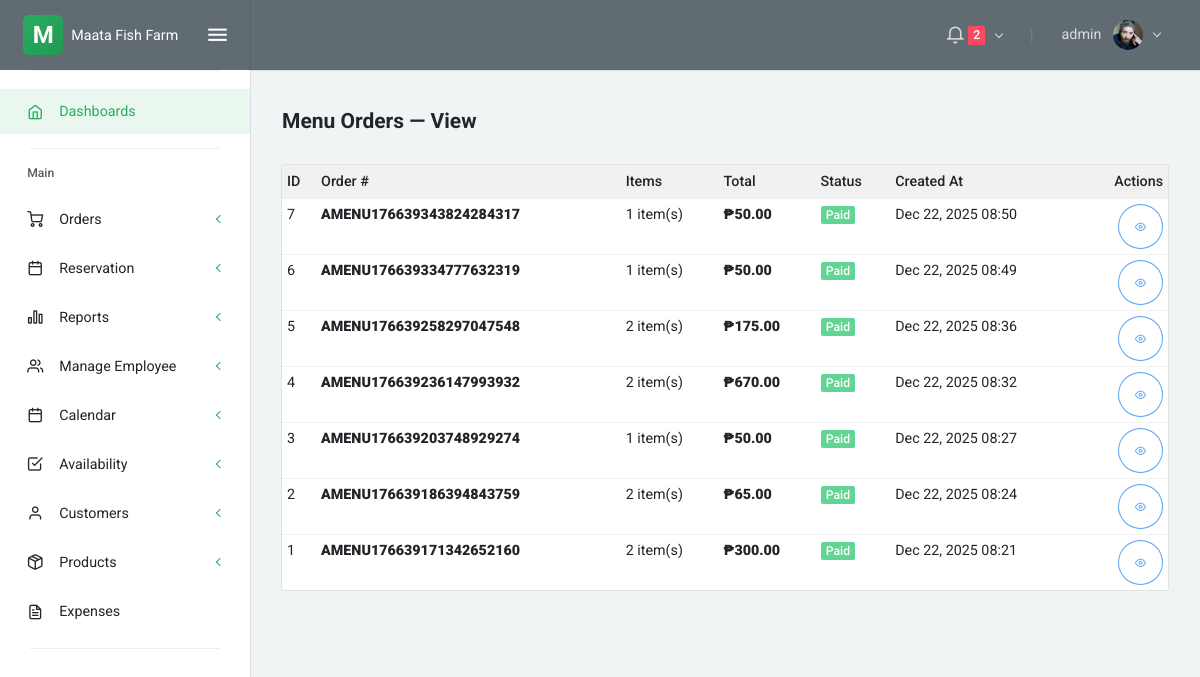
/menu_orders_view.php (signed in), run on an earlier commit of the app's database.
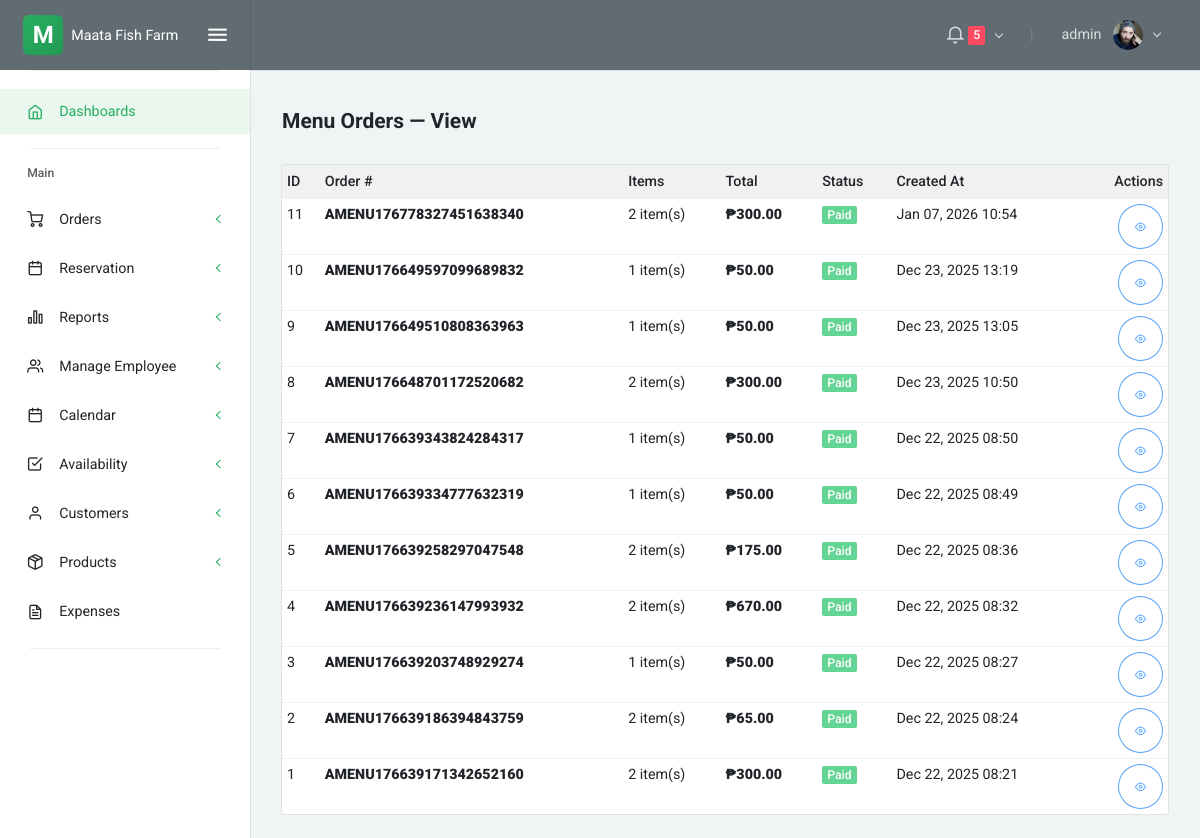
And on a later commit of the database.
### tables this page shows
CREATE TABLE `users` (
  `id` int(11) NOT NULL,
  `username` varchar(50) NOT NULL,
  `email` varchar(100) NOT NULL,
  `password` varchar(255) NOT NULL,
  `full_name` varchar(100) DEFAULT NULL,
  `role` enum('admin','staff','manager') DEFAULT 'staff',
  `status` enum('active','inactive') DEFAULT 'active',
  `created_at` timestamp NOT NULL DEFAULT current_timestamp(),
  `updated_at` timestamp NOT NULL DEFAULT current_timestamp() ON UPDATE current_timestamp()
);

CREATE TABLE `menu_orders` (
  `id` int(11) NOT NULL,
  `order_number` varchar(40) NOT NULL,
  `admin_id` int(11) DEFAULT NULL,
  `total_amount` decimal(10,2) NOT NULL DEFAULT 0.00,
  `status` enum('pending','confirmed','paid','cancelled') NOT NULL DEFAULT 'pending',
  `notes` text DEFAULT NULL,
  `created_at` timestamp NOT NULL DEFAULT current_timestamp(),
  `updated_at` timestamp NOT NULL DEFAULT current_timestamp() ON UPDATE current_timestamp()
);

### menu_orders_view.php (the view, shortened to what this page needs)
<?php include 'partials/head.php'; ?>
<?php include 'partials/sidenav.php'; ?>
<?php include 'partials/navbar.php'; ?>
<div class="layout-content">
    <div class="container-fluid flex-grow-1 container-p-y">
        <h4 class="font-weight-bold py-3 mb-0">Menu Orders — View</h4>
        <div class="card mt-3">
            <div class="table-responsive">
                <table id="menuOrdersTable" class="table table-sm mb-0">
                    <thead class="bg-light">
                        <tr>
                            <th>ID</th>
                            <th>Order #</th>
                            <th>Items</th>
                            <th>Total</th>
                            <th>Status</th>
                            <th>Created At</th>
                            <th class="text-right">Actions</th>
                        </tr>
                    </thead>
                    <tbody>
                        <?php
                        require __DIR__ . '/config/db.php';
                        $rows = [];
                        $stmt = $conn->prepare('SELECT mo.id, mo.order_number, mo.admin_id, mo.total_amount, mo.status, mo.created_at, s.first_name AS admin_first, s.last_name AS admin_last FROM menu_orders mo LEFT JOIN staff s ON mo.admin_id = s.user_id ORDER BY mo.id DESC');
                        if ($stmt) {
                            $stmt->execute();
                            $res = $stmt->get_result();
                            while ($r = $res->fetch_assoc()) $rows[] = $r;
                        }
                        if (empty($rows)) {
                            echo '<tr>';
                            echo '<td class="text-center text-muted py-4" colspan="7">No menu orders found.</td>';
                            echo '</tr>';
                        } else {
                            foreach ($rows as $r):
                                $itemStmt = $conn->prepare('SELECT COUNT(*) as cnt FROM menu_order_items WHERE menu_order_id = ?');
                                $cnt = 0;
                                if ($itemStmt) {
                                    $itemStmt->bind_param('i', $r['id']);
                                    $itemStmt->execute();
                                    $cres = $itemStmt->get_result();
                                    if ($cres && $crow = $cres->fetch_assoc()) $cnt = $crow['cnt'];
                                }
                                $statusClass = 'badge-secondary';
                                $status = strtolower($r['status']);
                                if ($status === 'paid') $statusClass = 'badge-success';
                                elseif ($status === 'pending') $statusClass = 'badge-warning';
                                elseif ($status === 'unpaid') $statusClass = 'badge-danger';
                                elseif ($status === 'cancelled') $statusClass = 'badge-dark';
                        ?>
                        <tr>
                            <td><?php echo (int)$r['id']; ?></td>
                            <td><strong><?php echo htmlspecialchars($r['order_number']); ?></strong></td>
                            <td><?php echo (int)$cnt; ?> item(s)</td>
                            <td><strong>₱<?php echo number_format($r['total_amount'],2); ?></strong></td>
                            <td><span class="badge <?php echo $statusClass; ?>"><?php echo htmlspecialchars(ucfirst($r['status'])); ?></span></td>
                            <td><?php echo htmlspecialchars(date('M d, Y H:i', strtotime($r['created_at']))); ?></td>
                            <td class="text-right">
                                <button class="btn btn-sm btn-icon btn-outline-info view-menu-order" data-id="<?php echo (int)$r['id']; ?>" title="View"><i class="feather icon-eye"></i></button>
                            </td>
                        </tr>
                        <?php endforeach; } ?>
                    </tbody>
                </table>
            </div>
        </div>
    </div>
</div>
<?php include 'partials/footer.php'; ?>
<link rel="stylesheet" href="https://cdn.datatables.net/1.13.6/css/jquery.dataTables.min.css">

### partials/head.php (shortened to what this page needs)
<!DOCTYPE html>
<html lang="en" class="material-style layout-fixed">
<head>
    <link rel="stylesheet" href="assets/fonts/fontawesome.css">
    <link rel="stylesheet" href="assets/fonts/ionicons.css">
    <link rel="stylesheet" href="assets/fonts/linearicons.css">
    <link rel="stylesheet" href="assets/fonts/open-iconic.css">
    <link rel="stylesheet" href="assets/fonts/pe-icon-7-stroke.css">
    <link rel="stylesheet" href="assets/fonts/feather.css">
    <link rel="stylesheet" href="assets/css/bootstrap-material.css">
    <link rel="stylesheet" href="assets/css/shreerang-material.css">
    <link rel="stylesheet" href="assets/css/uikit.css">
    <link rel="stylesheet" href="assets/libs/perfect-scrollbar/perfect-scrollbar.css">
    <link rel="stylesheet" href="assets/libs/flot/flot.css">
</head>
<body>
    <div class="layout-wrapper layout-2">
        <div class="layout-inner">

### partials/sidenav.php
<div id="layout-sidenav" class="layout-sidenav sidenav sidenav-vertical bg-white logo-dark">
    <div class="app-brand demo">
        <span class="app-brand-logo demo" style="display: flex; align-items: center; justify-content: center; width: 40px; height: 40px; background: linear-gradient(135deg, #27ae60 0%, #229954 100%); border-radius: 6px; color: white; font-weight: bold; font-size: 24px;">
            M
        </span>
        <a href="index.php" class="app-brand-text demo sidenav-text font-weight-normal ml-2">Maata Fish Farm</a>
        <a href="javascript:" class="layout-sidenav-toggle sidenav-link text-large ml-auto">
            <i class="ion ion-md-menu align-middle"></i>
        </a>
    </div>
    <div class="sidenav-divider mt-0"></div>
    <?php include 'partials/navigation.php'; ?>
</div>

### partials/navigation.php (shortened to what this page needs)
<?php
$role = $_SESSION['role'] ?? '';
?>
<ul class="sidenav-inner py-1">
    <li class="sidenav-item active">
        <a href="index.php" class="sidenav-link">
            <i class="sidenav-icon feather icon-home"></i>
            <div>Dashboards</div>
        </a>
    </li>
    <li class="sidenav-divider mb-1"></li>
    <li class="sidenav-header small font-weight-semibold">Main</li>
    <li class="sidenav-item">
        <a href="javascript:" class="sidenav-link sidenav-toggle">
            <i class="sidenav-icon feather icon-shopping-cart"></i>
            <div>Orders</div>
        </a>
    </li>
    <li class="sidenav-item">
        <a href="javascript:" class="sidenav-link sidenav-toggle">
            <i class="sidenav-icon feather icon-calendar"></i>
            <div>Reservation</div>
        </a>
    </li>
    <?php if ($role === 'admin'): ?>
    <li class="sidenav-item">
        <a href="javascript:" class="sidenav-link sidenav-toggle">
            <i class="sidenav-icon feather icon-bar-chart-2"></i>
            <div>Reports</div>
        </a>
    </li>
    <?php endif; ?>
    <?php if ($role === 'admin'): ?>
    <li class="sidenav-item">
        <a href="javascript:" class="sidenav-link sidenav-toggle">
            <i class="sidenav-icon feather icon-users"></i>
            <div>Manage Employee</div>
        </a>
    </li>
    <?php endif; ?>
    <li class="sidenav-item">
        <a href="javascript:" class="sidenav-link sidenav-toggle">
            <i class="sidenav-icon feather icon-calendar"></i>
            <div>Calendar</div>
        </a>
    </li>
    <li class="sidenav-item">
        <a href="javascript:" class="sidenav-link sidenav-toggle">
            <i class="sidenav-icon feather icon-check-square"></i>
            <div>Availability</div>
        </a>
    </li>
    <li class="sidenav-item">
        <a href="javascript:" class="sidenav-link sidenav-toggle">
            <i class="sidenav-icon feather icon-user"></i>
            <div>Customers</div>
        </a>
    </li>
    <li class="sidenav-item">
        <a href="javascript:" class="sidenav-link sidenav-toggle">
            <i class="sidenav-icon feather icon-package"></i>
            <div>Products</div>
        </a>
    </li>
    <?php if (!empty($role)): ?>
    <li class="sidenav-item">
        <a href="expenses.php" class="sidenav-link">
            <i class="sidenav-icon feather icon-file-text"></i>
            <div>Expenses</div>
        </a>
    </li>
    <?php endif; ?>
    <li class="sidenav-divider mb-1"></li>
</ul>

### partials/navbar.php (shortened to what this page needs)
<?php
require_once __DIR__ . '/../config/db.php';
$user_id = $_SESSION['user_id'] ?? null;
$nav_user = null;
if ($user_id) {
    $u_stmt = $conn->prepare('SELECT id, username, full_name FROM users WHERE id = ? LIMIT 1');
    if ($u_stmt) {
        $u_stmt->bind_param('i', $user_id);
        $u_stmt->execute();
        if (method_exists($u_stmt, 'get_result')) {
            $u_res = $u_stmt->get_result();
            $nav_user = $u_res->fetch_assoc();
        } else {
            $u_stmt->bind_result($nid, $nusername, $nfull_name);
            if ($u_stmt->fetch()) {
                $nav_user = ['id' => $nid, 'username' => $nusername, 'full_name' => $nfull_name];
            }
        }
    }
}
$pending_count = 0;
$status = 'pending';
$pc_stmt = $conn->prepare('SELECT COUNT(*) as cnt FROM reservations WHERE status = ?');
if ($pc_stmt) {
    $pc_stmt->bind_param('s', $status);
    $pc_stmt->execute();
    $pc_res = $pc_stmt->get_result();
    $pending_count = (int)($pc_res->fetch_assoc()['cnt'] ?? 0);
}
?>
<div class="layout-container">
    <nav class="layout-navbar navbar navbar-expand-lg align-items-lg-center bg-dark container-p-x" id="layout-navbar">
        <div class="navbar-collapse collapse" id="layout-navbar-collapse">
            <div class="navbar-nav align-items-lg-center ml-auto">
                <div class="demo-navbar-notifications nav-item dropdown mr-lg-3">
                    <a class="nav-link dropdown-toggle" href="javascript:void(0);" data-toggle="dropdown" aria-haspopup="true" aria-expanded="false" style="cursor: pointer; pointer-events: auto;">
                        <i class="feather icon-bell navbar-icon align-middle"></i>
                        <?php if ($pending_count > 0): ?>
                        <span class="badge badge-danger"><?php echo $pending_count; ?></span>
                        <?php endif; ?>
                    </a>
                </div>
                <div class="nav-item d-none d-lg-block text-big font-weight-light line-height-1 opacity-25 mr-3 ml-1">|</div>
                <div class="demo-navbar-user nav-item dropdown">
                    <a class="nav-link dropdown-toggle" href="javascript:void(0);" data-toggle="dropdown" aria-haspopup="true" aria-expanded="false" style="cursor: pointer; pointer-events: auto;">
                        <span class="d-inline-flex flex-lg-row-reverse align-items-center align-middle">
                            <img src="assets/img/avatars/1.png" alt class="d-block ui-w-30 rounded-circle">
                            <span class="px-1 mr-lg-2 ml-2 ml-lg-0"><?php echo htmlspecialchars(
                                ($user['full_name'] ?? $user['username'] ?? null) ?: ($nav_user['full_name'] ?? $nav_user['username'] ?? 'Admin')
                            ); ?></span>
                        </span>
                    </a>
                </div>
            </div>
        </div>
    </nav>

### partials/footer.php (shortened to what this page needs)
</div>
</div>
</div>

### assets/css/uikit.css (style rules this page uses)
.ui-w-30 { width: 30px !important; height: auto; }
.btn-icon { width: 45px; height: 45px; margin: 0; border-radius: 50%; padding: 0; display: -webkit-inline-box; display: -ms-inline-flexbox; display: inline-flex; -webkit-box-align: center; -ms-flex-align: center; align-items: center; -webkit-box-pack: center; -ms-flex-pack: center; justify-content: center; line-height: 1; }

### assets/libs/perfect-scrollbar/perfect-scrollbar.css (style rules this page uses)
.ps { overflow:hidden !important;overflow-anchor:none;-ms-overflow-style:none;touch-action:auto;-ms-touch-action:auto }
.ps { position:relative }

### partials/head.php (style rules this page uses)
:root { --primary-color: #27ae60; --primary-dark: #229954; --primary-light: #52be80; }
.sidenav-item.active > .sidenav-link { background-color: rgba(39, 174, 96, 0.1) !important; color: #27ae60 !important; }
.sidenav-toggle:after { color: #27ae60 !important; }
a { color: #27ae60; }
.layout-navbar { position: relative; z-index: 1030 !important; overflow: visible !important; }
.layout-navbar .navbar-nav { overflow: visible !important; }
.layout-navbar .dropdown { position: relative; overflow: visible !important; }
.navbar-collapse { overflow: visible !important; }

What changed in the data, as far as the page shows it:
added menu_orders: id "11", order_number "AMENU176778327451638340", cnt "2", total_amount "300.00", status "Paid", created_at "Jan 07, 2026 10:54"
added menu_orders: id "10", order_number "AMENU176649597099689832", cnt "1", total_amount "50.00", status "Paid", created_at "Dec 23, 2025 13:19"
added menu_orders: id "9", order_number "AMENU176649510808363963", cnt "1", total_amount "50.00", status "Paid", created_at "Dec 23, 2025 13:05"
added menu_orders: id "8", order_number "AMENU176648701172520682", cnt "2", total_amount "300.00", status "Paid", created_at "Dec 23, 2025 10:50"
Also different on the page:
$pending_count: "2" → "5"
